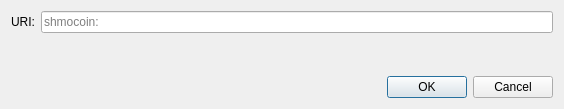
<?xml version="1.0" encoding="UTF-8"?>
<ui version="4.0">
 <class>OpenURIDialog</class>
 <widget class="QDialog" name="OpenURIDialog">
  <property name="geometry">
   <rect>
    <x>0</x>
    <y>0</y>
    <width>564</width>
    <height>109</height>
   </rect>
  </property>
  <property name="windowTitle">
   <string>Open shmocoin URI</string>
  </property>
  <layout class="QVBoxLayout" name="verticalLayout">
   <item>
    <layout class="QHBoxLayout" name="horizontalLayout">
     <item>
      <widget class="QLabel" name="label">
       <property name="text">
        <string>URI:</string>
       </property>
      </widget>
     </item>
     <item>
      <widget class="QValidatedLineEdit" name="uriEdit">
       <property name="placeholderText">
        <string notr="true">shmocoin:</string>
       </property>
      </widget>
     </item>
    </layout>
   </item>
   <item>
    <spacer name="verticalSpacer">
     <property name="orientation">
      <enum>Qt::Vertical</enum>
     </property>
     <property name="sizeHint" stdset="0">
      <size>
       <width>20</width>
       <height>40</height>
      </size>
     </property>
    </spacer>
   </item>
   <item>
    <widget class="QDialogButtonBox" name="buttonBox">
     <property name="orientation">
      <enum>Qt::Horizontal</enum>
     </property>
     <property name="standardButtons">
      <set>QDialogButtonBox::Cancel|QDialogButtonBox::Ok</set>
     </property>
    </widget>
   </item>
  </layout>
 </widget>
 <customwidgets>
  <customwidget>
   <class>QValidatedLineEdit</class>
   <extends>QLineEdit</extends>
   <header>qt/qvalidatedlineedit.h</header>
  </customwidget>
 </customwidgets>
 <resources/>
 <connections>
  <connection>
   <sender>buttonBox</sender>
   <signal>accepted()</signal>
   <receiver>OpenURIDialog</receiver>
   <slot>accept()</slot>
   <hints>
    <hint type="sourcelabel">
     <x>248</x>
     <y>254</y>
    </hint>
    <hint type="destinationlabel">
     <x>157</x>
     <y>274</y>
    </hint>
   </hints>
  </connection>
  <connection>
   <sender>buttonBox</sender>
   <signal>rejected()</signal>
   <receiver>OpenURIDialog</receiver>
   <slot>reject()</slot>
   <hints>
    <hint type="sourcelabel">
     <x>316</x>
     <y>260</y>
    </hint>
    <hint type="destinationlabel">
     <x>286</x>
     <y>274</y>
    </hint>
   </hints>
  </connection>
 </connections>
</ui>
